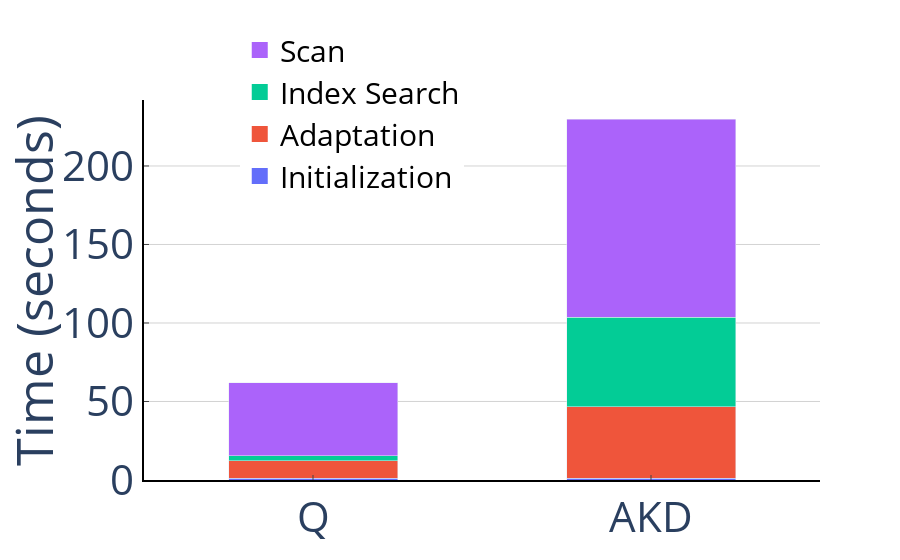

The notebook cell this image was saved under:
### Code cell
per = break_down('Periodic8', ['Quasii', 'CrackingKDTree'], -1)
save_figure(per, 'total_response_time_break_down.pdf')
per

### Figure 1 — Plotly figure (JSON) as saved in the notebook; plotly's stock layout.template omitted (floating-point values rounded to 4 significant figures)
{"data": [{"marker": {"color": "#636EFA"}, "name": "Initialization", "showlegend": false, "type": "bar", "width": 0.5, "x": ["Q", "AKD"], "y": [1.102, 1.026]}, {"marker": {"color": "#EF553B"}, "name": "Adaptation", "showlegend": false, "type": "bar", "width": 0.5, "x": ["Q", "AKD"], "y": [11.21, 45.72]}, {"marker": {"color": "#03CC96"}, "name": "Index Search", "showlegend": false, "type": "bar", "width": 0.5, "x": ["Q", "AKD"], "y": [2.993, 56.88]}, {"marker": {"color": "#AB63FA"}, "name": "Scan", "showlegend": false, "type": "bar", "width": 0.5, "x": ["Q", "AKD"], "y": [46.6, 126.3]}, {"marker": {"color": "#636EFA", "size": 40, "symbol": "square"}, "mode": "markers", "name": "Initialization", "type": "scatter", "x": [null], "y": [null]}, {"marker": {"color": "#EF553B", "size": 40, "symbol": "square"}, "mode": "markers", "name": "Adaptation", "type": "scatter", "x": [null], "y": [null]}, {"marker": {"color": "#03CC96", "size": 40, "symbol": "square"}, "mode": "markers", "name": "Index Search", "type": "scatter", "x": [null], "y": [null]}, {"marker": {"color": "#AB63FA", "size": 40, "symbol": "square"}, "mode": "markers", "name": "Scan", "type": "scatter", "x": [null], "y": [null]}], "layout": {"autosize": true, "barmode": "stack", "font": {"size": 42}, "legend": {"font": {"color": "black", "size": 30}, "orientation": "h", "x": 0.25, "y": 1.2}, "plot_bgcolor": "rgba(0, 0, 0, 0)", "xaxis": {"autorange": true, "linecolor": "black", "linewidth": 2, "range": [-0.5, 1.5], "showline": true, "ticklen": 5, "ticks": "inside", "type": "category", "zeroline": true}, "yaxis": {"autorange": true, "gridcolor": "lightgrey", "gridwidth": 1, "linecolor": "black", "linewidth": 2, "range": [0, 242.0], "showgrid": true, "showline": true, "ticklen": 5, "ticks": "inside", "title": {"text": "Time (seconds)"}, "type": "linear", "zeroline": false, "zerolinecolor": "rgba(0, 0, 0, 0)"}}}
